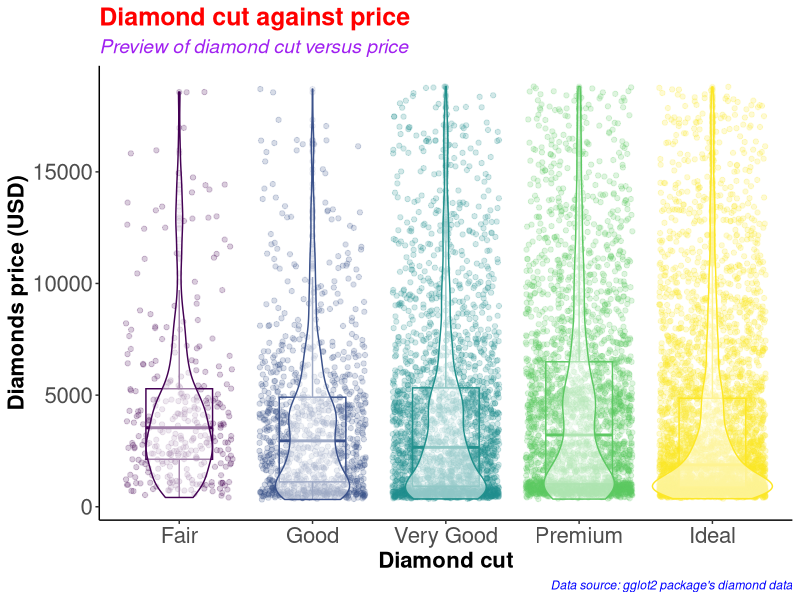
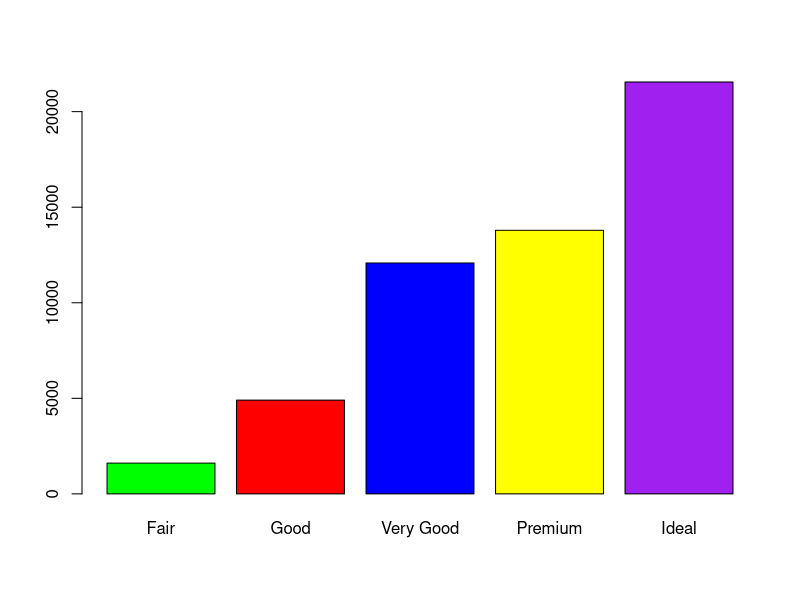
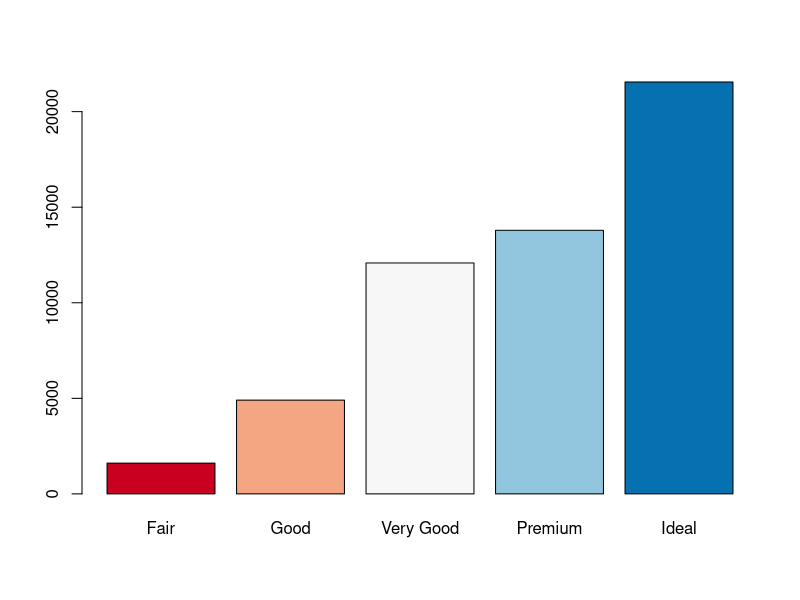
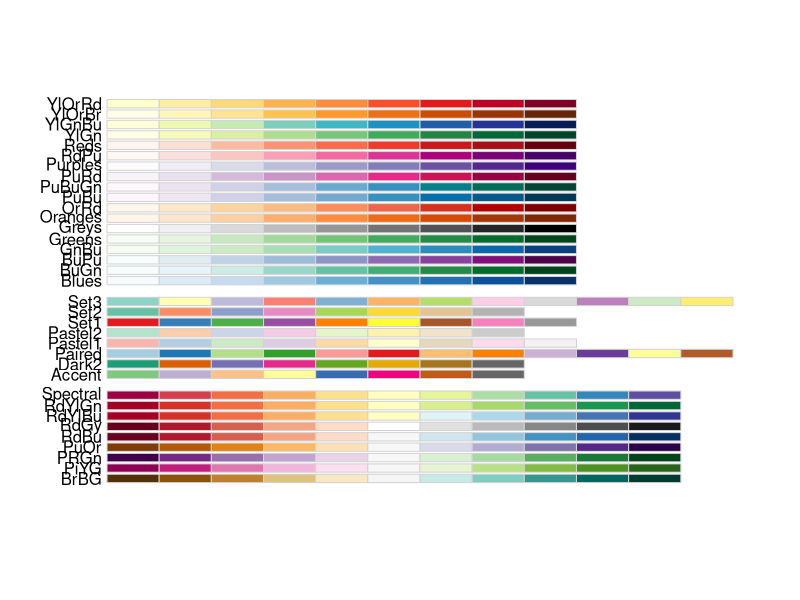
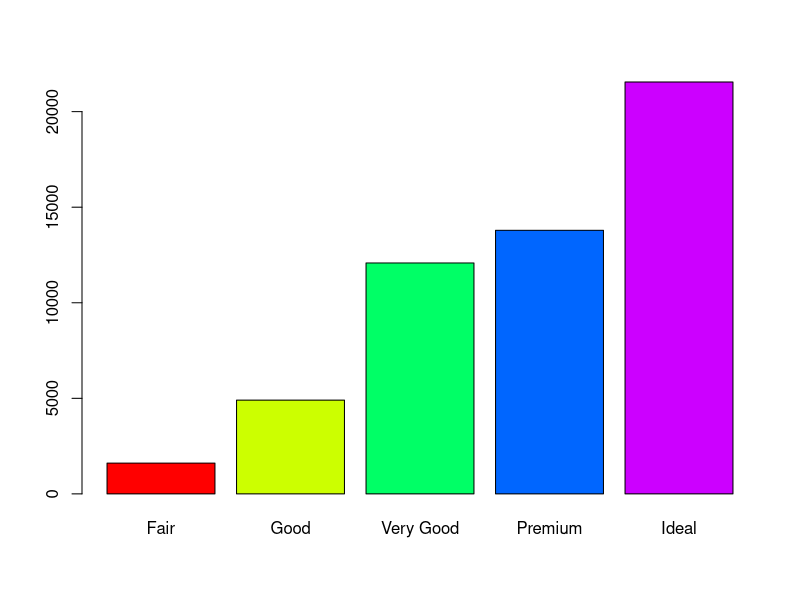
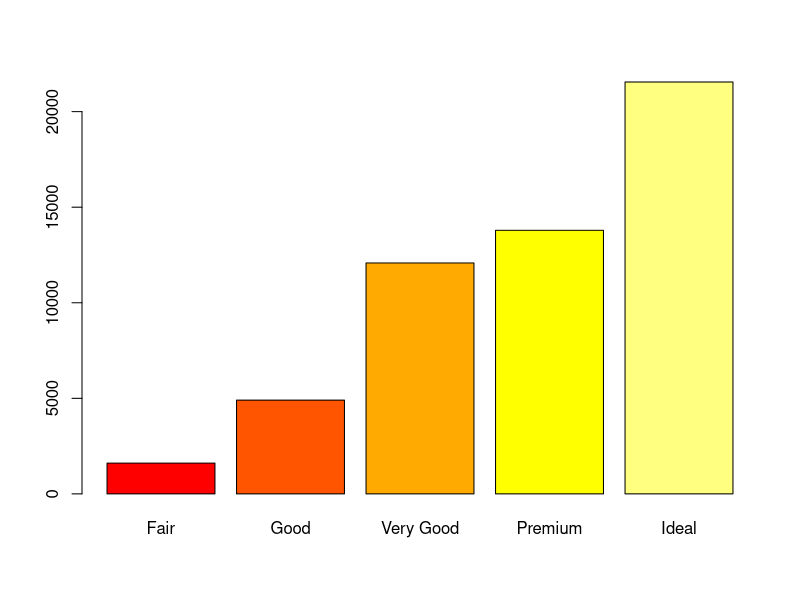
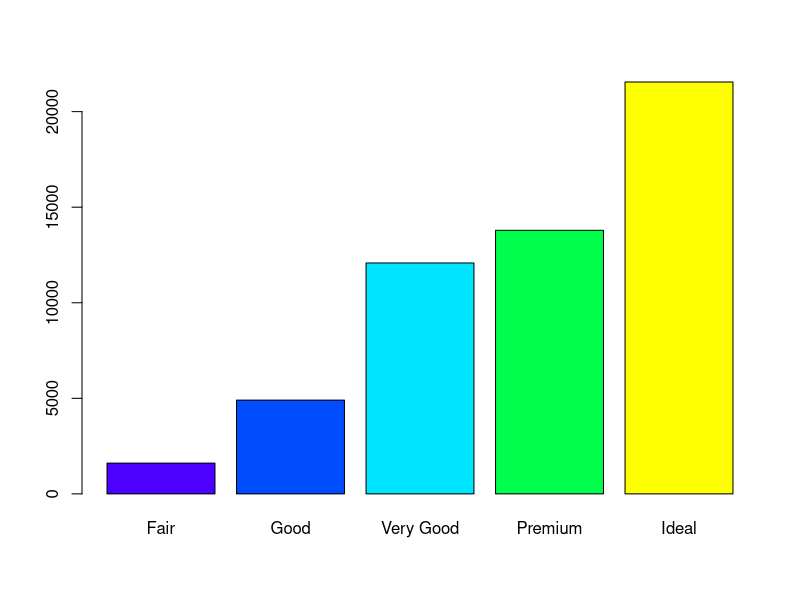
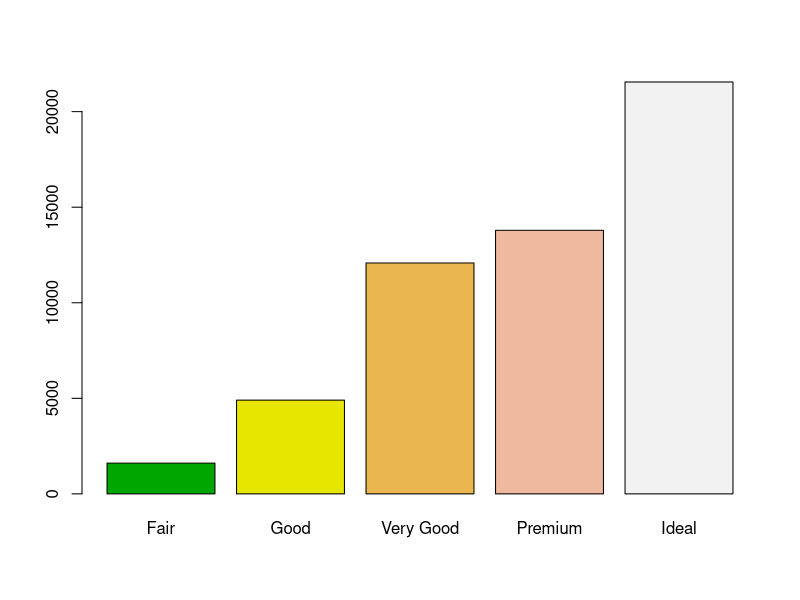

Reproduce these figures in R, in order.
#########################################
# Name: Wyclife Agumba Oluoch           #   
# E-mail: wyclifeoluoch@gmail.com       #
# GitHub: https://github.com/Wycology   #
# Task: Boxplot and violin plots in one #
# Date: 4th Jan 2021                    #
# Last edited: 22nd July 2021           #
#########################################

# Loading the necessary libraries for the project

base::library(tidyverse) # This is for data wrangling and plotting.
base::library(RColorBrewer) # This is for generating color pallets for the plots.

diamonds_df <- diamonds # Saving the diamonds data-set to a new object in R.

utils::head(diamonds) # Checking the variables in the data-set for subsequent analyses
base::nrow(diamonds) # Checking for the number of rows in the data. 53940 observations
base::ncol(diamonds) # Checking the number of variables in the data-set. 10 variables

diamonds_df %>% # Picking the diamonds data, and then
  dplyr::slice_sample(n = 0.2*(nrow(diamonds))) %>% # Picking a portion of the data-set
  ggplot2::ggplot(ggplot2::aes(x = cut, y = price, color = cut)) + # Adding the mapping variables
  ggplot2::geom_point(position = "jitter", alpha = 0.2) + # Adding jitter and alpha
  ggplot2::geom_boxplot(alpha = 0.1, width = 0.5) + # Modifying dimensions of the boxplot 
  ggplot2::geom_violin(alpha = 0.5) + # Adding violin plot on top of the box and jitter
  ggplot2::theme_classic() + # Adding my preferred theme for publication.
  ggplot2::theme(legend.position = "none") + # Removing the legend; it is on the x-axis
  ggplot2::labs(x = "Diamond cut", # Labels the x-axis.
       y = "Diamonds price (USD)", # Labeling the y-axis
       title = "Diamond cut against price", # Setting tibble of the plot
       subtitle = "Preview of diamond cut versus price", # Descriptive title beneath TITLE
       caption = "Data source: gglot2 package's diamond data") +
  ggplot2::theme(axis.text = ggplot2::element_text(size=16), # Size of labels on tick-marks
        axis.title = ggplot2::element_text(size=16,face="bold")) + # Size of axis labels
  ggplot2::theme(plot.title = ggplot2::element_text(color = 'red', size = 18, face = 'bold'),
        plot.subtitle = element_text(color = 'purple', size = 14, face = 'italic'),
        plot.caption = element_text(color = 'blue', face = 'italic'))

diamonds %>% # Picking the diamonds data, and then
  filter(cut == 'Very Good') %>% # Picking the very good cut 
  nrow() # counting the number of rows with very good cut

diamonds %>% 
  select(cut) %>% 
  table() %>% 
  barplot(col = c('green', 'red', 'blue', 'yellow', 'purple'))

# Instead of specifying the colors, we can simply use the color brewer panel 

diamonds %>% 
  select(cut) %>% 
  table() %>% 
  barplot(col = brewer.pal(n = 5, name = "RdBu"))
# To display more brewer colors options to use, run the following function:

display.brewer.all()

# Can also use rainbow colors

diamonds %>% 
  select(cut) %>% 
  table() %>% 
  barplot(col = rainbow(5))

# Can also use heat.colors
diamonds %>% 
  select(cut) %>% 
  table() %>% 
  barplot(col = heat.colors(5))

# Can also use topographic colors

diamonds %>% 
  select(cut) %>% 
  table() %>% 
  barplot(col = topo.colors(5))

# Can also use terrain colors for the plot
diamonds %>% 
  select(cut) %>% 
  table() %>% 
  barplot(col = terrain.colors(5))

# Can also use cm.colors
diamonds %>% 
  select(cut) %>% 
  table() %>% 
  barplot(col = cm.colors(5)) 

# That is awesome. Good for the day.
